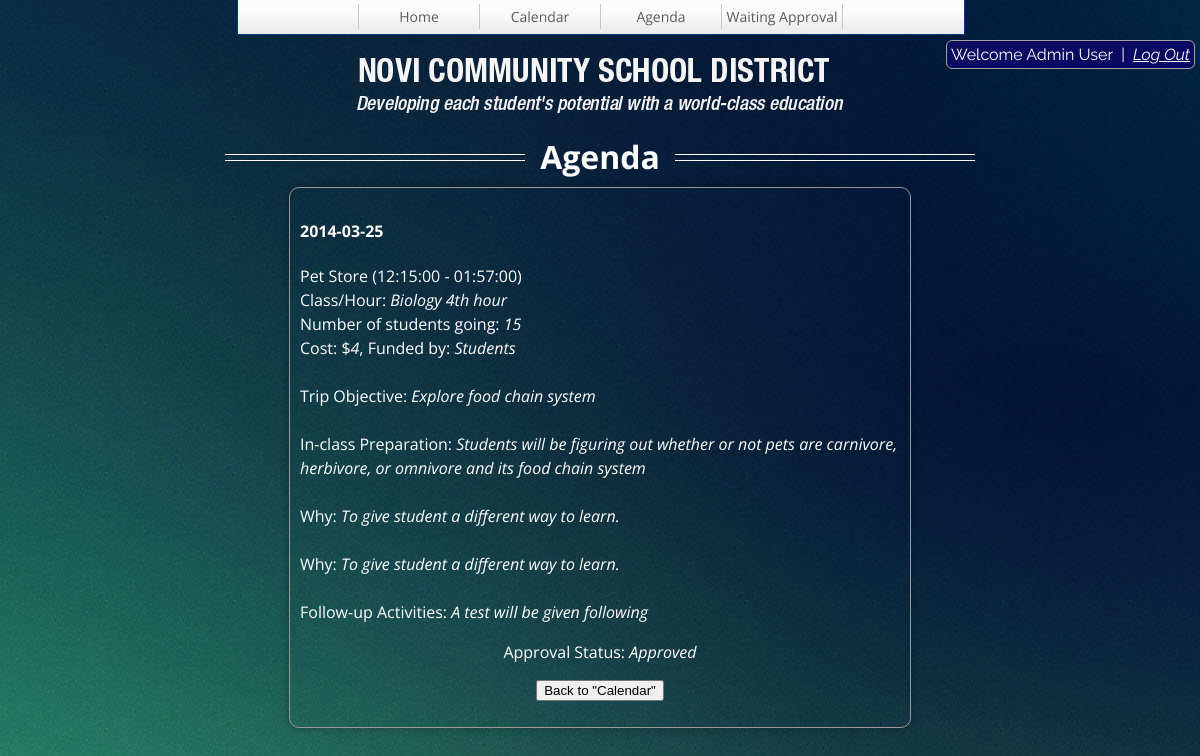
Screenshot of /admin?page=detail2&trip=2 (signed in) with the database file from the repository.
### tables this page shows
CREATE TABLE IF NOT EXISTS `USER` (
  `userid` int(11) NOT NULL AUTO_INCREMENT,
  `username` varchar(40) NOT NULL,
  `password` varchar(40) NOT NULL,
  `privilege` int(1) NOT NULL,
  `name` varchar(30) NOT NULL,
  `email` varchar(40) NOT NULL,
  `lastLogin` timestamp NOT NULL,
  PRIMARY KEY (`userid`),
  KEY `userid` (`userid`)
);

CREATE TABLE IF NOT EXISTS `FIELD_TRIP` (
  `eventid` int(11) NOT NULL AUTO_INCREMENT,
  `userid` int(11) NOT NULL,
  `date` date NOT NULL,
  `startTime` time NOT NULL,
  `endTime` time NOT NULL,
  `destination` varchar(100) NOT NULL,
  `classhour` varchar(200) NOT NULL,
  `numstudent` int(10) NOT NULL,
  `cost` int(11) NOT NULL,
  `fund` varchar(50) DEFAULT NULL,
  `objective` varchar(1000) NOT NULL,
  `classactivities` varchar(1000) NOT NULL,
  `why` varchar(1000) NOT NULL,
  `followup` varchar(1000) NOT NULL,
  `approval` tinyint(1) NOT NULL DEFAULT '0',
  `comments` varchar(1000) DEFAULT NULL,
  `approvalDate` timestamp NULL DEFAULT NULL,
  `created` timestamp NOT NULL DEFAULT CURRENT_TIMESTAMP,
  PRIMARY KEY (`eventid`)
);

### classes/mysql.php (called while the page is built, shortened)
<?php
class mysql {
	private $conn;
	function __construct() {
		$this->conn = new mysqli(DB_SERVER, DB_USER, DB_PASSWORD, DB_NAME) or
					  die('There was a problem connecting to the database.');
	}
	function get_userinfo($username, $column){
		$result = $this->conn->query("SELECT * FROM USER WHERE username = '$username' LIMIT 1");
		if ($data = mysqli_fetch_array($result)){
			return $data[$column];
		}
		return 0;
	}
	function get_specifictrip($eventid){
		$result = $this->conn->query("SELECT * FROM FIELD_TRIP WHERE eventid = '$eventid' LIMIT 1");
		if ($data = mysqli_fetch_array($result)){
			return $data;
		}
		return 0;
	}
}

### adminpages/detail2.php (the view, shortened to what this page needs)
<?php
$tripdetail = $mysql->get_specifictrip($_GET['trip']);
$fundedby = $tripdetail[fund];
if ($tripdetail[fund] == null || $tripdetail[fund] == "") { $fundedby = "Students"; }
if ($tripdetail[approval]==1) { $approval = "Approved"; }
$display = '<h4>'.$tripdetail[date].'</h4><p>'.$tripdetail[destination].' ('.$tripdetail[startTime].' - '.$tripdetail[endTime].')<br>Class/Hour: <i>'.$tripdetail[classhour].'</i><br>Number of students going: <i>'.$tripdetail[numstudent].'</i><br>Cost: $<i>'.$tripdetail[cost].'</i>, Funded by: <i>'.$fundedby.'</i><br><br>Trip Objective: <i>'.$tripdetail[objective].'</i><br><br>In-class Preparation: <i>'.$tripdetail[classactivities].'</i><br><br>Why: <i>'.$tripdetail[why].'</i><br><br>Why: <i>'.$tripdetail[why].'</i><br><br>Follow-up Activities: <i>'.$tripdetail[followup].'</i><br><center>Approval Status: <i>'.$approval.'</i></center></p>';
?>
<center><h1><span>Agenda</span></h1></center>
<div id="list">
<?php echo $display ?>
<form method=post action="?page=calendar"><center><input type=submit value="Back to &quot;Calendar&quot;"></center></form>
</div>

### adminpages/header.php
<div id="logout">
<?php echo "Welcome $name&nbsp&nbsp|&nbsp&nbsp";?>
<a href="login.php?status=logout" class = "logout">Log Out</a>
</div>
<div id="nav">
<div class="links">
<ul>
<center>
<li><a></a></li>
<li><a href="?page=index">Home</a></li>
<li><a href="?page=calendar">Calendar</a></li>
<li><a href="?page=agenda">Agenda</a></li>
<li><a href="?page=waiting">Waiting Approval</a></li>
</center>
</ul>
</div>
</div>
<div id="logo">
<center><img src="images/title_main.png" width="487" height="55" /></center>
</div>

### css/user.css (style rules this page uses)
html { font-family: "Open Sans", helvetica, sans-serif; color: white; background: #FFFFFF url(../images/background.jpg) no-repeat; background-attachment: fixed; }
h1 { line-height: 0.5; text-align: center; }
h1 span { display: inline-block; position: relative; }
h1 span:before, h1 span:after { content: ""; position: absolute; height: 5px; border-bottom: 1px solid white; border-top: 1px solid white; top: 5; width: 300px; }
h1 span:before { right: 100%; margin-right: 15px; }
h1 span:after { left: 100%; margin-left: 15px; }
#logo { top:50px; height: 120px; margin-bottom:1px; position: relative; z-index: -5; }
#logout { background: linear-gradient(to bottom right, #0d0e60, #080866); font-family: "Raleway", sans-serif; border: 1.5px solid #a1a1a1; border-radius: 6px; padding: 4px; position: absolute; right:5px; top:40px; }
#logout a { font-style: italic; color:#FFFFFF; }
#nav { width: 726px; height: 34px; position: absolute; top: -1px; left: 50%; margin-left: -363px; background: transparent url(../images/navtile.png) repeat-x; border-style:solid; border-width:1px; border-color:#033c7c; text-align: center; }
#nav ul { float: right; text-align:left; list-style: none; width: 726px; margin: auto; padding: 0; display: inline; }
#nav ul li { display: inline; margin: 0; padding: 0; }
#nav ul li a { display: block; float: left; width: 120px; height: 18px; margin: 4px 0 1px; padding-top: 3px; padding-bottom: 4px; border-right: 1px solid #c8c8c8; text-align: center; font-size: 14px; color: #595959; text-decoration: none; }
#list { margin:auto; position:relative; width:600px; height:auto; line-height: 24px; -webkit-border-radius: 10px; -moz-border-radius: 10px; border-radius: 10px; padding:10px; border: 1px solid #999; border: inset 1px solid #333; -webkit-box-shadow: 0px 0px 8px rgba(0, 0, 0, 0.3); -moz-box-shadow: 0px 0px 8px rgba(0, 0, 0, 0.3); box-shadow: 0px 0px 8px rgba(0, 0, 0, 0.3); }

### rows the page displays
user: name "Admin User"
field_trip: date "2014-03-25", destination "Pet Store", startTime "12:15:00", endTime "01:57:00", classhour "Biology 4th hour", numstudent "15", cost "4", fund "Students", objective "Explore food chain system", classactivities "Students will be figuring out whether or not pets are carnivore, herbivore, or omnivore and its food chain system", why "To give student a different way to learn.", followup "A test will be given following", approval "Approved"
